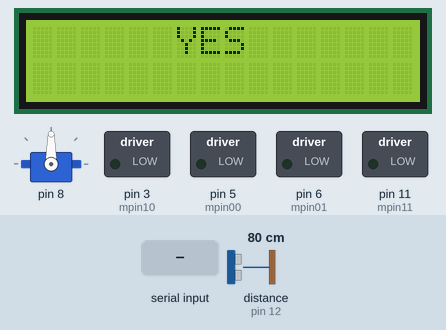
This sketch was run on a simulated Arduino Uno, built with avr-gcc and run on an emulated ATmega328P. On the bench: 16×2 character LCD, servo, switched loads named in the sketch (green lamp = pin HIGH). Wiring (inferred from the names in the program): ultrasonic range finder: trigger pin 13; echo pin 12. Inputs (shaded band) come from the test bench; at power-on: distance to the obstacle (sensor on pin 12) 80 cm. The echo pulse lasts 58.3 µs per cm; pins used as bus, display or sensor lines are not drawn; what the sketch prints to the serial monitor is not drawn.

Above: at 9.4 s.
9.5 s: distance to the obstacle (sensor on pin 12) set to 2 cm
At 10.7 s:
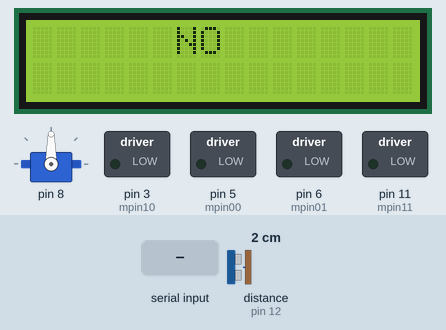
11.0 s: "m" received over the second serial link
At 12.4 s:
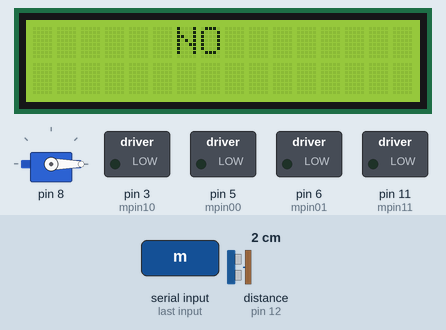
14.0 s: distance to the obstacle (sensor on pin 12) set to 35 cm
At 16.9 s:
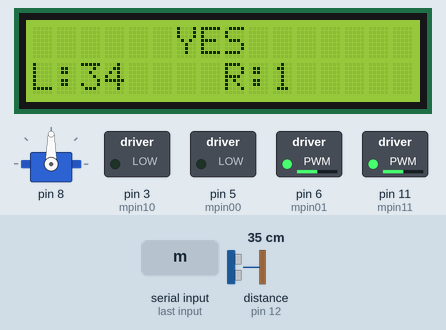
17.0 s: distance to the obstacle (sensor on pin 12) set to 24 cm
18.5 s: distance to the obstacle (sensor on pin 12) set to 19 cm
At 20.6 s:
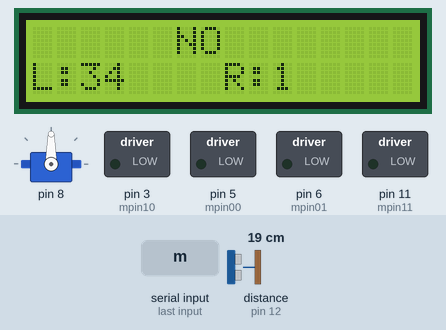
21.5 s: distance to the obstacle (sensor on pin 12) set to 9 cm
At 23.91 s:
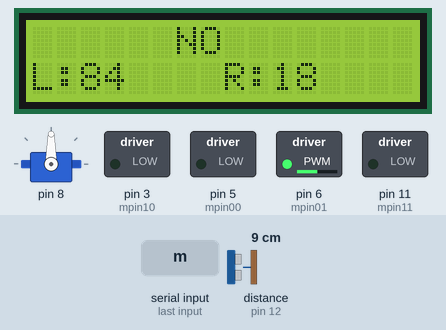
Timing chart, 0 to 25.5 s (numbered marks = the images above; inputs shaded):
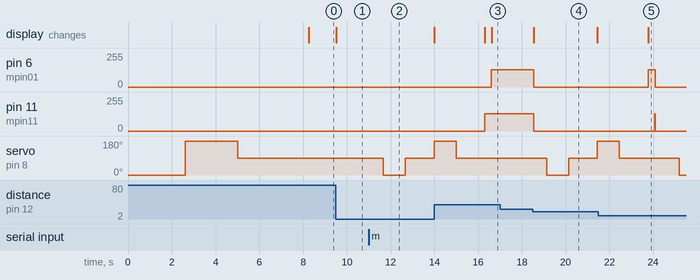

Measured:
- the behaviour switches between 22 and 21 cm on distance to the obstacle (sensor on pin 12) (found by bisection; images 3 and 4)
- after the input at 9.5 s, the display: changes at once (image 1)
- after the input at 11.0 s, servo on pin 8: 90° → 0° after 0.67 s, → 90° 1.0 s later, → 180° 1.3 s later
- after the input at 14.0 s, pin 6 (mpin01): goes on until 16.6 s, then stays 128/255; pin 11 (mpin11): goes on until 16.3 s, then stays 128/255; the display: first changes after 2.3 s (image 3 shows a later state)
- after the input at 17.0 s, every drawn part: stays the same
- after the input at 18.5 s, pin 6 (mpin01), pin 11 (mpin11): 128/255 → 0/255 at once; servo on pin 8: 90° → 0° after 0.64 s, → 90° 1.0 s later, → 180° 1.3 s later; the display: changes at once (image 4)
- after the input at 21.5 s, the display: changes after 2.3 s (image 5)
- what the display in image 4 shows lasts 3.0 s, from 18.5 s to 21.5 s

The sketch:

Proiect.ino
```cpp
#include <Wire.h>
#include <Servo.h>
#include<SoftwareSerial.h>
#include <LiquidCrystal_I2C.h>

LiquidCrystal_I2C lcd(0x27,16,2);

// Pinii motor 1
#define mpin00 5
#define mpin01 6
// Pinii motor 2
#define mpin10 3
#define mpin11 11

//senzor ultrasunet
int trigPin = 13;    // Trigger
int echoPin = 12;    // Echo
long duration, cm,cm2, inches;

// control mode, true pentru autocontrol, false pentru control cu comenzi
bool mode = false;
bool switched=false;
char dir = 'a';
int speedDCL = 128;
int speedDCR = 128;

//create serial for bt
SoftwareSerial bt(4,2); /* (Rx,Tx) */

Servo srv;
void setup() {
  //lcd
  lcd.init();
  lcd.clear();
  lcd.backlight();
  //bt
  pinMode(4, INPUT);
  pinMode(2, OUTPUT);
  // put your setup code here, to run once:
  bt.begin(9600);  /* Define baud rate for software serial communication */
  Serial.begin(9600);
  bt.write("Please enter your commands: l->left,r->right, f->foward, b->back,m->switch mode, anything else-> stop");

  // configurarea pinilor motor ca iesire, initial valoare 0
   digitalWrite(mpin00, 0);
   digitalWrite(mpin01, 0);
   digitalWrite(mpin10, 0);
   digitalWrite(mpin11, 0);
   pinMode (mpin00, OUTPUT);
   pinMode (mpin01, OUTPUT);
   pinMode (mpin10, OUTPUT);
   pinMode (mpin11, OUTPUT);
   // pin LED
   pinMode(13, OUTPUT);

   //Setup sunet
   pinMode(trigPin, OUTPUT);
   pinMode(echoPin, INPUT);

   //servo cu blink initial
   playWithServoInit(8);
   // Blink rapid. Scoateți cablul USB!!!!
   for (int i=0; i<10; i++)
   {
   digitalWrite(13, 1);
   delay(100);
   digitalWrite(13, 0);
   delay(100);
   }
   digitalWrite(13, 1);

}

bool checkDistance(){
    digitalWrite(trigPin, LOW);
    delayMicroseconds(5);
    digitalWrite(trigPin, HIGH);
    delayMicroseconds(10);
    digitalWrite(trigPin, LOW);
    duration = pulseIn(echoPin, HIGH);
    // Convert the time into a distance
    cm = (duration/2) / 29.1;     // Divide by 29.1 or multiply by 0.0343
    delay(10);
    digitalWrite(trigPin, LOW);
    delayMicroseconds(5);
    digitalWrite(trigPin, HIGH);
    delayMicroseconds(10);
    digitalWrite(trigPin, LOW);
    duration = pulseIn(echoPin, HIGH);
    // Convert the time into a distance
    cm2 = (duration/2) / 29.1;     // Divide by 29.1 or multiply by 0.0343
    bool ver=((cm>20) || (cm2>20));
    bt.print(ver);
    lcd.setCursor(6,0);
    if(ver){
      lcd.print("YES");
    }else
    {
      lcd.print("NO ");
    }
    return ver;
}

long getDistance(){
    digitalWrite(trigPin, LOW);
    delayMicroseconds(5);
    digitalWrite(trigPin, HIGH);
    delayMicroseconds(10);
    digitalWrite(trigPin, LOW);
    duration = pulseIn(echoPin, HIGH);
    // Convert the time into a distance
    return ((duration/2) / 29.1);     // Divide by 29.1 or multiply by 0.0343
}

// Funcție pentru controlul unui motor
// Intrare: pinii m1 și m2, direcția și viteza
void StartMotor (int m1, int m2, int forward, int speedDC)
{

 if (speedDC==0) // oprire
 {
 digitalWrite(m1, 0);
 digitalWrite(m2, 0);
 }
 else
 {
 if (forward)
   {
   digitalWrite(m2, 0);
   analogWrite(m1, speedDC); // folosire PWM
   }
 else
   {
   digitalWrite(m1, 0);
   analogWrite(m2, speedDC);
   }
 }
}
// Funcție de siguranță
// Execută oprire motoare, urmată de delay
void delayStopped(int ms)
{
 StartMotor (mpin00, mpin01, 0, 0);
 StartMotor (mpin10, mpin11, 0, 0);
 delay(ms);
}
// Utilizare servo
// Poziționare în trei unghiuri
// La final, rămâne în mijloc (90 grade)
void playWithServoInit(int pin)
{
   srv.attach(pin);
   srv.write(0);
   delay(50);
   for (int i=0; i<10; i++)
     {
       digitalWrite(13, 1);
       delay(300);
       digitalWrite(13, 0);
       delay(300);
       if(i==3){
          srv.write(180);
       }
       if(i==7){
          srv.write(90);
       }
     }
   srv.detach();
}

void playWithServo(int pin,int grades)
{
   srv.attach(pin);
   srv.write(grades);
   delay(1000);
   srv.detach();
}
void dirForward()
{
//  playWithServo(8,90);
  StartMotor (mpin00, mpin01, 0, speedDCL);
  StartMotor (mpin10, mpin11, 0, speedDCR);
}
void dirBack()
{
  //  playWithServo(8,90);
  StartMotor (mpin00, mpin01, 1, speedDCL);
  StartMotor (mpin10, mpin11, 1, speedDCR);
}

void dirRight()
{
  playWithServo(8,0);
  if(checkDistance()){
    // Acum se porneste doar un motor
    StartMotor (mpin00, mpin01, 0, speedDCL);
    delay(300);
  }
  playWithServo(8,90);
  delayStopped(400);
}


void dirRightAuto()
{
   // Acum se porneste doar un motor
   StartMotor (mpin00, mpin01, 0, speedDCL);
   delay(300);
}

long distanceRight()
{
  playWithServo(8,0);
  long dis= getDistance();
  playWithServo(8,90);
  delayStopped(300);
  bt.print("Right: ");
  bt.print(dis);
  bt.print("   ");
  lcd.setCursor(8,1);
  lcd.print("R:");
  lcd.print(dis);
  return dis;
}

void dirLeft()
{
  playWithServo(8,180);
  if(checkDistance()){
    // Acum se porneste doar un motor
    StartMotor (mpin10, mpin11, 0, speedDCR);
    delay(300);
  }
  playWithServo(8,90);
  delayStopped(400);
}

void dirLeftAuto()
{
   // Acum se porneste doar un motor
   StartMotor (mpin10, mpin11, 0, speedDCR);
   delay(300);
}

long distanceLeft()
{
  playWithServo(8,180);
  long dis= getDistance();
  playWithServo(8,90);
  delayStopped(300);
  bt.print("Left: ");
  bt.print(dis);
  bt.print(" ");
  lcd.setCursor(0,1);
  lcd.print("L:");
  lcd.print(dis);
  return dis;
}

void loop() {
  if (checkDistance()==false){
    delayStopped(500);
  }
  // put your main code here, to run repeatedly:
   if (bt.available()) // Read from Bluetooth
   {
        char command=bt.read();
        Serial.write(command);
        if(command == 'm'){
          mode = !mode;
        }else
        {
          switched=true;
          dir = command;
        }
    }
    if(mode){
      //code pentru control automat
       if (checkDistance()==false){
        delayStopped(600);
        long r= distanceRight();
        long l= distanceLeft();
          if(r>l){
            dirRightAuto();
          }else{
            dirLeftAuto();
          }
       }

       dirForward();
    }else{
      if(switched){
         switch(dir){
            case 'l':
              //call move left function
              delayStopped(500);
              dirLeft();
              dirForward();
              break;
            case 'r':
              //call move right function
              delayStopped(500);
              dirRight();
              dirForward();
              break;
            case 'f':
              //call move foward function
              delayStopped(500);
              dirForward();
              break;
            case 'b':
              //call move back function
              delayStopped(500);
              dirBack();
              delay(1000);
              delayStopped(500);
              break;
            default:
              break;
          }
        switched=false;
      }
    }
}


////For counting RPM
////variables
//volatile unsigned int counter;
//int RPM;
////setup
//  pinMode(7,INPUT);
//  digitalWrite(7, HIGH);
//  attachInterrupt(0,countpulse,RISING);
////count rpm
//void countpulse(){
//        counter++;
//}
////loop
//https://electronicsprojects.in/speedometer-using-arduino-lm393-speed-sensor-l298n-motor-driver-and-16x2-lcd-display/
// for measuring RPM to balance
//
//  static uint32_t previousMillis;
//  if (millis() - previousMillis >= 1000) {
//            RPM = (counter/12)*60;
//            counter = 0;
//            previousMillis += 1000;
//  }
//  // Left-3960 Right-3960
//  bt.println(RPM);
//  delay(1);
```
